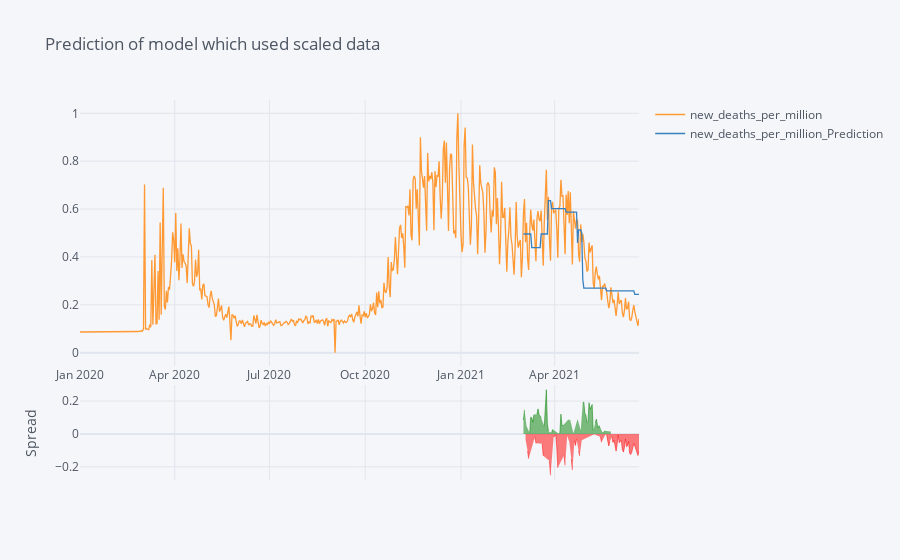
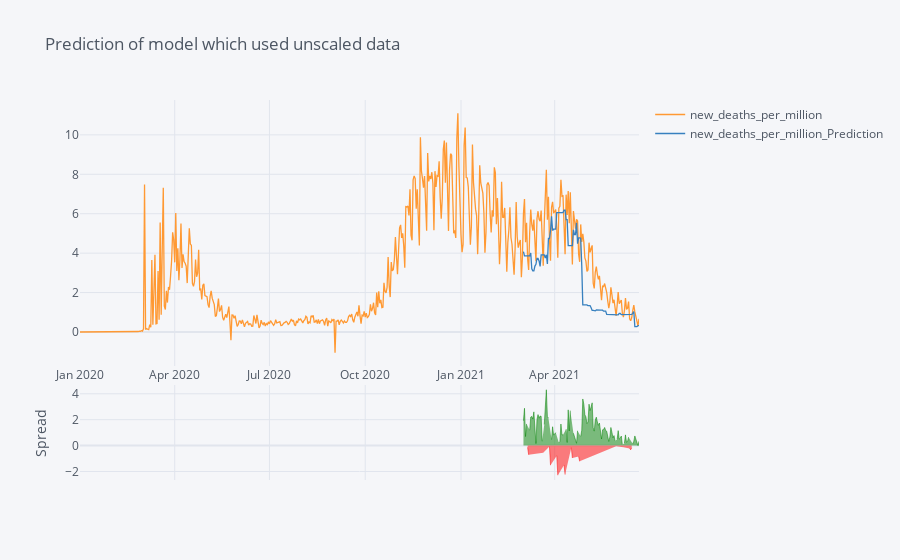

Notebook cell for these charts, in order:
### Markdown cell above
##### Check model performance

### Code cell
scaled_test['new_deaths_per_million_Prediction'] = reg_scaled.predict(X_test_scaled)

scaled_all = pd.concat([scaled_train,scaled_test], sort=False)
_ = scaled_all[['new_deaths_per_million','new_deaths_per_million_Prediction']].iplot(kind='spread',title="Prediction of model which used scaled data")

unscaled_test['new_deaths_per_million_Prediction'] = reg_unscaled.predict(X_test_unscaled)

unscaled_all = pd.concat([unscaled_train,unscaled_test], sort=False)
_ = unscaled_all[['new_deaths_per_million','new_deaths_per_million_Prediction']].iplot(kind='spread',title="Prediction of model which used unscaled data")

### Figure 1 — Plotly figure (JSON) as saved in the notebook; plotly's stock layout.template omitted (floating-point values rounded to 4 significant figures; data arrays with more than 128 entries replaced by an {"elided": "..."} marker saying what was removed)
{"data": [{"line": {"color": "rgba(255, 153, 51, 1.0)", "dash": "solid", "shape": "linear", "width": 1.3}, "mode": "lines", "name": "new_deaths_per_million", "text": "", "type": "scatter", "x": {"elided": "538 str values"}, "y": {"elided": "538 float values"}}, {"line": {"color": "rgba(55, 128, 191, 1.0)", "dash": "solid", "shape": "linear", "width": 1.3}, "mode": "lines", "name": "new_deaths_per_million_Prediction", "text": "", "type": "scatter", "x": {"elided": "538 str values"}, "y": {"elided": "538 mixed values"}}, {"connectgaps": false, "fill": "tozeroy", "line": {"color": "green", "dash": "solid", "shape": "linear", "width": 0.5}, "mode": "lines", "name": "Spread", "showlegend": false, "type": "scatter", "x": {"elided": "538 str values"}, "xaxis": "x2", "y": {"elided": "538 mixed values"}, "yaxis": "y2"}, {"connectgaps": false, "fill": "tozeroy", "line": {"color": "red", "dash": "solid", "shape": "linear", "width": 0.5}, "mode": "lines", "name": "Spread", "showlegend": false, "type": "scatter", "x": {"elided": "538 str values"}, "xaxis": "x2", "y": {"elided": "538 mixed values"}, "yaxis": "y2"}], "layout": {"hovermode": "x", "legend": {"bgcolor": "#F5F6F9", "font": {"color": "#4D5663"}}, "paper_bgcolor": "#F5F6F9", "plot_bgcolor": "#F5F6F9", "title": {"font": {"color": "#4D5663"}, "text": "Prediction of model which used scaled data"}, "xaxis": {"gridcolor": "#E1E5ED", "showgrid": true, "tickfont": {"color": "#4D5663"}, "title": {"font": {"color": "#4D5663"}, "text": ""}, "zerolinecolor": "#E1E5ED"}, "xaxis2": {"anchor": "y2", "gridcolor": "#E1E5ED", "showgrid": true, "showticklabels": false, "tickfont": {"color": "#4D5663"}, "title": {"font": {"color": "#4D5663"}, "text": ""}, "zerolinecolor": "#E1E5ED"}, "yaxis": {"domain": [0.3, 1], "gridcolor": "#E1E5ED", "showgrid": true, "tickfont": {"color": "#4D5663"}, "title": {"font": {"color": "#4D5663"}, "text": ""}, "zerolinecolor": "#E1E5ED"}, "yaxis2": {"domain": [0, 0.25], "gridcolor": "#E1E5ED", "showgrid": true, "tickfont": {"color": "#4D5663"}, "title": {"font": {"color": "#4D5663"}, "text": "Spread"}, "zerolinecolor": "#E1E5ED"}}}

### Figure 2 — Plotly figure (JSON) as saved in the notebook; plotly's stock layout.template omitted (floating-point values rounded to 4 significant figures; data arrays with more than 128 entries replaced by an {"elided": "..."} marker saying what was removed)
{"data": [{"line": {"color": "rgba(255, 153, 51, 1.0)", "dash": "solid", "shape": "linear", "width": 1.3}, "mode": "lines", "name": "new_deaths_per_million", "text": "", "type": "scatter", "x": {"elided": "538 str values"}, "y": {"elided": "538 float values"}}, {"line": {"color": "rgba(55, 128, 191, 1.0)", "dash": "solid", "shape": "linear", "width": 1.3}, "mode": "lines", "name": "new_deaths_per_million_Prediction", "text": "", "type": "scatter", "x": {"elided": "538 str values"}, "y": {"elided": "538 mixed values"}}, {"connectgaps": false, "fill": "tozeroy", "line": {"color": "green", "dash": "solid", "shape": "linear", "width": 0.5}, "mode": "lines", "name": "Spread", "showlegend": false, "type": "scatter", "x": {"elided": "538 str values"}, "xaxis": "x2", "y": {"elided": "538 mixed values"}, "yaxis": "y2"}, {"connectgaps": false, "fill": "tozeroy", "line": {"color": "red", "dash": "solid", "shape": "linear", "width": 0.5}, "mode": "lines", "name": "Spread", "showlegend": false, "type": "scatter", "x": {"elided": "538 str values"}, "xaxis": "x2", "y": {"elided": "538 mixed values"}, "yaxis": "y2"}], "layout": {"hovermode": "x", "legend": {"bgcolor": "#F5F6F9", "font": {"color": "#4D5663"}}, "paper_bgcolor": "#F5F6F9", "plot_bgcolor": "#F5F6F9", "title": {"font": {"color": "#4D5663"}, "text": "Prediction of model which used unscaled data"}, "xaxis": {"gridcolor": "#E1E5ED", "showgrid": true, "tickfont": {"color": "#4D5663"}, "title": {"font": {"color": "#4D5663"}, "text": ""}, "zerolinecolor": "#E1E5ED"}, "xaxis2": {"anchor": "y2", "gridcolor": "#E1E5ED", "showgrid": true, "showticklabels": false, "tickfont": {"color": "#4D5663"}, "title": {"font": {"color": "#4D5663"}, "text": ""}, "zerolinecolor": "#E1E5ED"}, "yaxis": {"domain": [0.3, 1], "gridcolor": "#E1E5ED", "showgrid": true, "tickfont": {"color": "#4D5663"}, "title": {"font": {"color": "#4D5663"}, "text": ""}, "zerolinecolor": "#E1E5ED"}, "yaxis2": {"domain": [0, 0.25], "gridcolor": "#E1E5ED", "showgrid": true, "tickfont": {"color": "#4D5663"}, "title": {"font": {"color": "#4D5663"}, "text": "Spread"}, "zerolinecolor": "#E1E5ED"}}}
